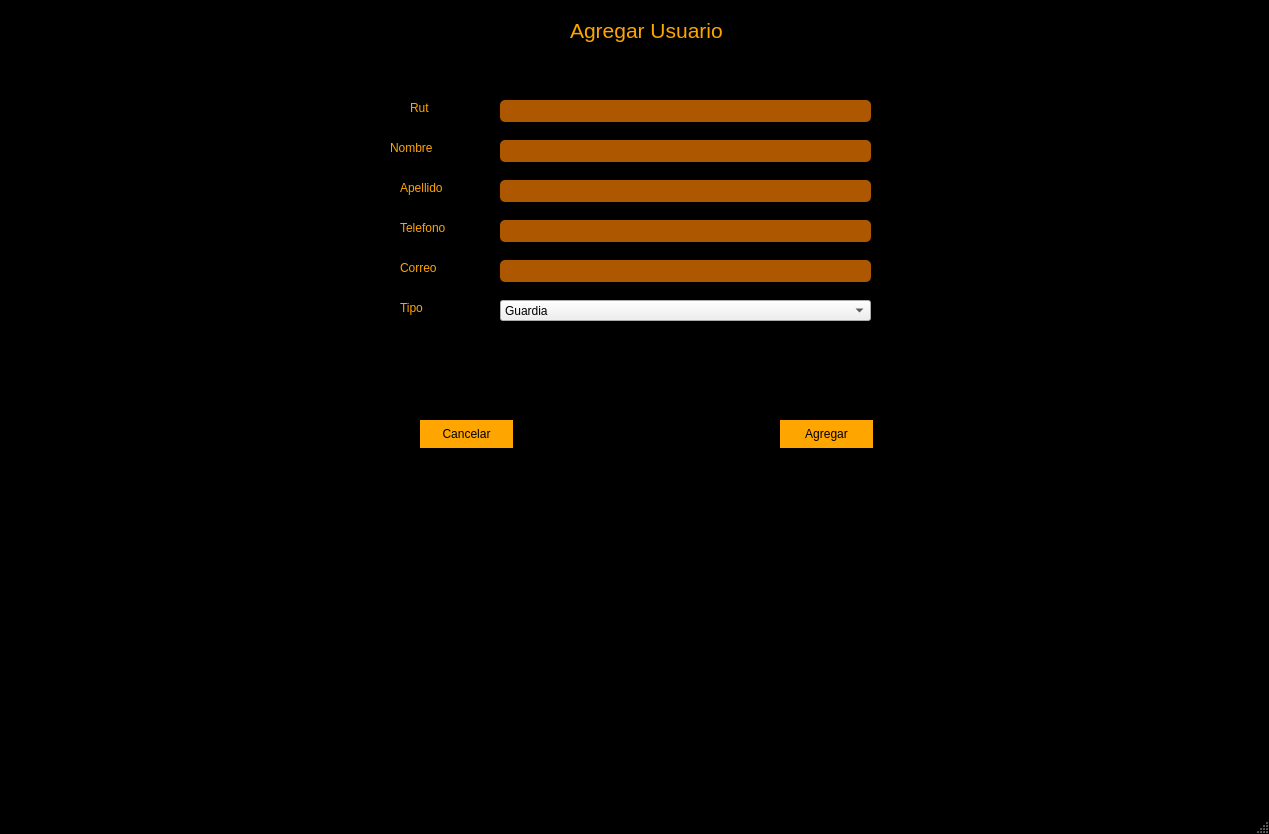
<?xml version="1.0" encoding="UTF-8"?>
<ui version="4.0">
 <class>MainAgregarUsuario</class>
 <widget class="QMainWindow" name="MainAgregarUsuario">
  <property name="geometry">
   <rect>
    <x>0</x>
    <y>0</y>
    <width>1269</width>
    <height>834</height>
   </rect>
  </property>
  <property name="windowTitle">
   <string>MainWindow</string>
  </property>
  <property name="styleSheet">
   <string notr="true">QMainWindow{
background:black;
}

QLabel{
color:orange;
}
QLineEdit{
border:0;
border-radius: 5px;
background: rgba(248,124,0,0.7);
padding:8px;
font-size:14;
color:white;
}
QTableWidget{
border:0;
color:white;
background:transparent;
}
QTableWidget::item{
	border:1px solid orange;
}
QHeaderView,QHeaderView::section{
background-color:orange;
}

QPushButton{
background:orange;
border-radius:15px;
}
QPushButton:hover{
background:rgb(245,124,0);
}
QDateTimeEdit{
background:rgba(245,124,0,0.7);
border-radius:5px;
}
</string>
  </property>
  <widget class="QWidget" name="centralwidget">
   <widget class="QLabel" name="label">
    <property name="geometry">
     <rect>
      <x>570</x>
      <y>10</y>
      <width>201</width>
      <height>41</height>
     </rect>
    </property>
    <property name="font">
     <font>
      <pointsize>16</pointsize>
     </font>
    </property>
    <property name="styleSheet">
     <string notr="true">
</string>
    </property>
    <property name="text">
     <string>Agregar Usuario</string>
    </property>
   </widget>
   <widget class="QLabel" name="label_2">
    <property name="geometry">
     <rect>
      <x>410</x>
      <y>100</y>
      <width>55</width>
      <height>16</height>
     </rect>
    </property>
    <property name="text">
     <string>Rut</string>
    </property>
   </widget>
   <widget class="QLabel" name="label_3">
    <property name="geometry">
     <rect>
      <x>390</x>
      <y>140</y>
      <width>55</width>
      <height>16</height>
     </rect>
    </property>
    <property name="text">
     <string>Nombre</string>
    </property>
   </widget>
   <widget class="QLabel" name="label_4">
    <property name="geometry">
     <rect>
      <x>400</x>
      <y>180</y>
      <width>55</width>
      <height>16</height>
     </rect>
    </property>
    <property name="text">
     <string>Apellido</string>
    </property>
   </widget>
   <widget class="QLabel" name="label_5">
    <property name="geometry">
     <rect>
      <x>400</x>
      <y>220</y>
      <width>55</width>
      <height>16</height>
     </rect>
    </property>
    <property name="text">
     <string>Telefono</string>
    </property>
   </widget>
   <widget class="QLabel" name="label_6">
    <property name="geometry">
     <rect>
      <x>400</x>
      <y>260</y>
      <width>55</width>
      <height>16</height>
     </rect>
    </property>
    <property name="text">
     <string>Correo</string>
    </property>
   </widget>
   <widget class="QLabel" name="label_8">
    <property name="geometry">
     <rect>
      <x>400</x>
      <y>300</y>
      <width>55</width>
      <height>16</height>
     </rect>
    </property>
    <property name="text">
     <string>Tipo</string>
    </property>
   </widget>
   <widget class="QLineEdit" name="txtRut">
    <property name="geometry">
     <rect>
      <x>500</x>
      <y>100</y>
      <width>371</width>
      <height>22</height>
     </rect>
    </property>
   </widget>
   <widget class="QLineEdit" name="txtNombre">
    <property name="geometry">
     <rect>
      <x>500</x>
      <y>140</y>
      <width>371</width>
      <height>22</height>
     </rect>
    </property>
   </widget>
   <widget class="QLineEdit" name="txtApellido">
    <property name="geometry">
     <rect>
      <x>500</x>
      <y>180</y>
      <width>371</width>
      <height>22</height>
     </rect>
    </property>
   </widget>
   <widget class="QLineEdit" name="txtTelefono">
    <property name="geometry">
     <rect>
      <x>500</x>
      <y>220</y>
      <width>371</width>
      <height>22</height>
     </rect>
    </property>
    <property name="maxLength">
     <number>10</number>
    </property>
    <property name="placeholderText">
     <string/>
    </property>
   </widget>
   <widget class="QLineEdit" name="txtCorreo">
    <property name="geometry">
     <rect>
      <x>500</x>
      <y>260</y>
      <width>371</width>
      <height>22</height>
     </rect>
    </property>
   </widget>
   <widget class="QComboBox" name="cboTipo">
    <property name="geometry">
     <rect>
      <x>500</x>
      <y>300</y>
      <width>371</width>
      <height>21</height>
     </rect>
    </property>
    <item>
     <property name="text">
      <string>Guardia</string>
     </property>
    </item>
    <item>
     <property name="text">
      <string>Administrador</string>
     </property>
    </item>
   </widget>
   <widget class="QPushButton" name="btnAgregarUsuario">
    <property name="geometry">
     <rect>
      <x>780</x>
      <y>420</y>
      <width>93</width>
      <height>28</height>
     </rect>
    </property>
    <property name="styleSheet">
     <string notr="true"/>
    </property>
    <property name="text">
     <string>Agregar</string>
    </property>
   </widget>
   <widget class="QPushButton" name="btnCancelar">
    <property name="geometry">
     <rect>
      <x>420</x>
      <y>420</y>
      <width>93</width>
      <height>28</height>
     </rect>
    </property>
    <property name="styleSheet">
     <string notr="true"/>
    </property>
    <property name="text">
     <string>Cancelar</string>
    </property>
   </widget>
   <widget class="QLabel" name="label_7">
    <property name="geometry">
     <rect>
      <x>-10</x>
      <y>0</y>
      <width>1281</width>
      <height>801</height>
     </rect>
    </property>
    <property name="text">
     <string/>
    </property>
    <property name="pixmap">
     <pixmap>fondo.jpg</pixmap>
    </property>
   </widget>
   <zorder>label_7</zorder>
   <zorder>label</zorder>
   <zorder>label_2</zorder>
   <zorder>label_3</zorder>
   <zorder>label_4</zorder>
   <zorder>label_5</zorder>
   <zorder>label_6</zorder>
   <zorder>label_8</zorder>
   <zorder>txtRut</zorder>
   <zorder>txtNombre</zorder>
   <zorder>txtApellido</zorder>
   <zorder>txtTelefono</zorder>
   <zorder>txtCorreo</zorder>
   <zorder>cboTipo</zorder>
   <zorder>btnAgregarUsuario</zorder>
   <zorder>btnCancelar</zorder>
  </widget>
  <widget class="QMenuBar" name="menubar">
   <property name="geometry">
    <rect>
     <x>0</x>
     <y>0</y>
     <width>1269</width>
     <height>26</height>
    </rect>
   </property>
  </widget>
  <widget class="QStatusBar" name="statusbar"/>
 </widget>
 <resources>
  <include location="test.qrc"/>
 </resources>
 <connections/>
</ui>
